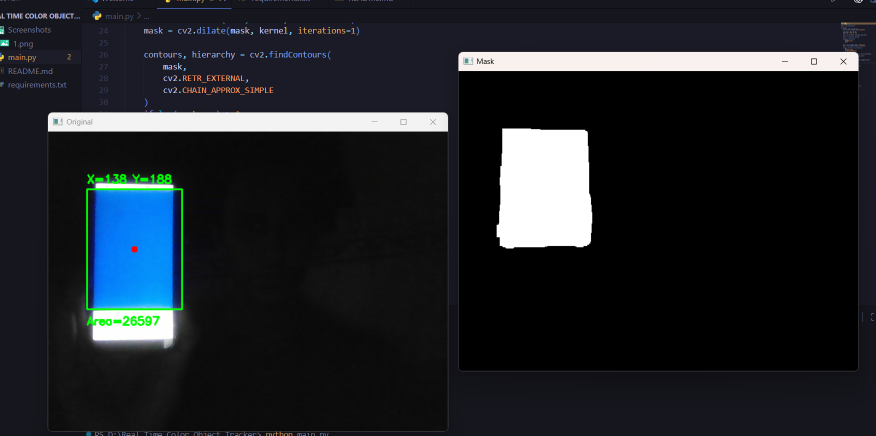
#> input picture image-1.png, 1751 x 871 px, given in place of the camera (shown at 1/2 size)
$ python main.py
#> lines starting #> are read from the running program, lines starting #| are printed output that depends on the picture; after the words box and inside, x2 and y2 are one past the last pixel; in counts of white or black regions, pixels touching at a corner belong together
import cv2
import numpy as np

camera = cv2.VideoCapture(0)

while True:
    success, frame = camera.read()
#> frame is the input picture: shape (871, 1751, 3); mean B, G, R 40.3, 35.4, 31.3
    hsv = cv2.cvtColor(frame, cv2.COLOR_BGR2HSV)
#> hsv: shape (871, 1751, 3); mean H, S, V 45.2, 33.9, 41.9

    lower_blue = (100, 150 ,50)
    upper_blue = (140, 255 ,255)

    mask = cv2.inRange(hsv, lower_blue, upper_blue)
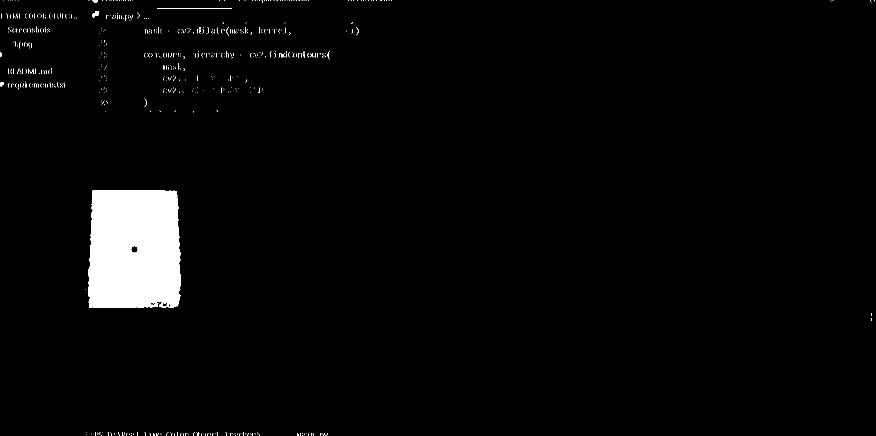
#> mask: shape (871, 1751) (shown at 1/2 size); 2.9% white; 691 white regions (682 under 20 px), largest, box (x1, y1, x2, y2) and area: (176, 381, 362, 616) 41228, (314, 16, 463, 18) 298, (185, 22, 198, 35) 103

    kernel = np.ones((9,9), np.uint8)

    mask = cv2.morphologyEx(
        mask,
        cv2.MORPH_CLOSE,
        kernel
    )
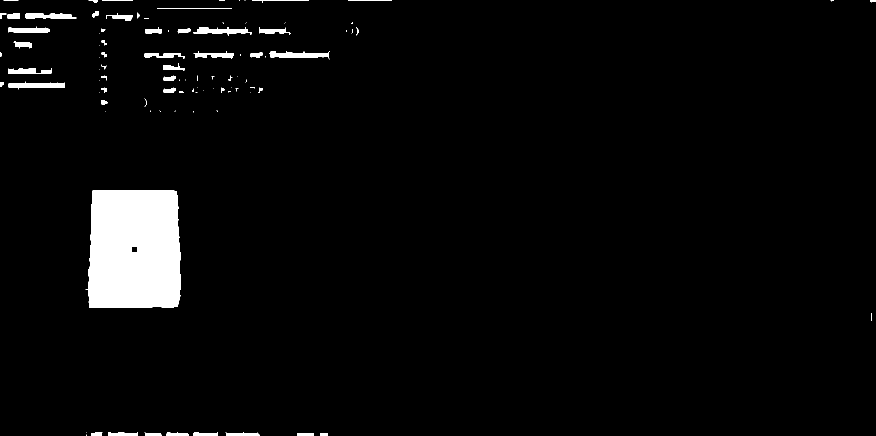
#> mask: shape (871, 1751) (shown at 1/2 size); 3.6% white; 105 white regions (53 under 20 px), largest, box (x1, y1, x2, y2) and area: (171, 381, 362, 616) 41578, (538, 102, 660, 119) 1089, (387, 54, 504, 71) 992

    mask = cv2.erode(mask, kernel, iterations=1)
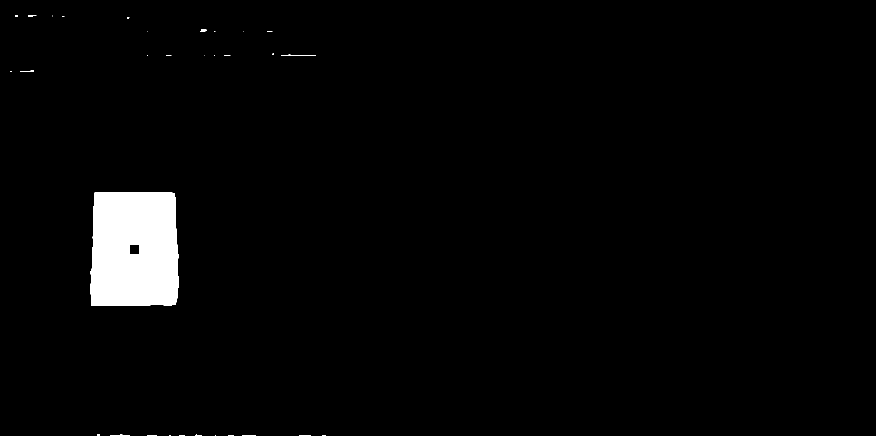
#> mask: shape (871, 1751) (shown at 1/2 size); 2.5% white; 31 white regions (23 under 20 px), largest, box (x1, y1, x2, y2) and area: (181, 385, 358, 612) 37924, (562, 109, 632, 111) 74, (400, 58, 413, 63) 49
    mask = cv2.dilate(mask, kernel, iterations=1)
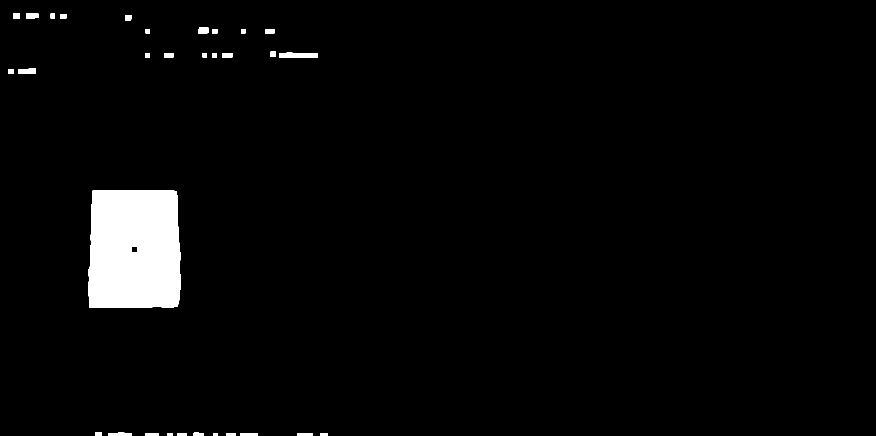
#> mask: shape (871, 1751) (shown at 1/2 size); 3% white; 31 white regions

    contours, hierarchy = cv2.findContours(
        mask,
        cv2.RETR_EXTERNAL,
        cv2.CHAIN_APPROX_SIMPLE
    )
#> contours = 31 contours; largest, box (x1, y1, x2, y2) and area: (177, 381, 362, 616) 41245, (558, 105, 636, 115) 628, (37, 137, 72, 148) 310, (396, 54, 417, 67) 226, (216, 864, 264, 871) 210
    if len(contours) > 0:
        biggest_contour = max(contours, key=cv2.contourArea)
#> biggest_contour = contour of 78 points, box (x1, y1, x2, y2) (177, 381, 362, 616), area 41245

        area = cv2.contourArea(biggest_contour)
#> area = 41245

        if area > 5000:

            x, y, w, h = cv2.boundingRect(biggest_contour)
#> x = 177; y = 381; w = 185; h = 235


            center_x = x + w//2
#> center_x = 269
            center_y = y + h//2
#> center_y = 498

# To green boundary around the blue image
        cv2.rectangle(
            frame,
            (x, y),
            (x+w, y+h),
            (0,255,0),
            2

        )
# To add a red circle in center
        cv2.circle (
            frame,
            (center_x, center_y),
            5,
            (0, 0, 255),
            -1
        )
#> frame: shape (871, 1751, 3); mean B, G, R 40.2, 35.6, 31.3

        cv2.putText(
            frame,
            f"X={center_x} Y={center_y}",
            (x, y-10),
            cv2.FONT_HERSHEY_SIMPLEX,
            0.6,
            (0,255,0),
            2
        )
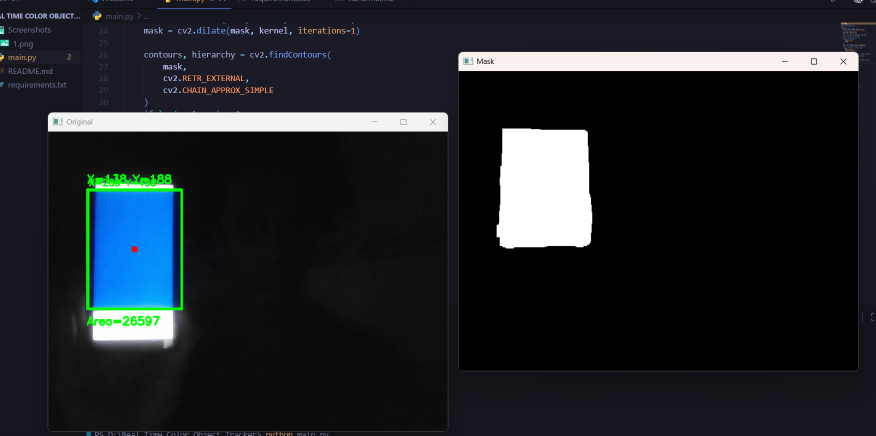
#> frame: shape (871, 1751, 3) (shown at 1/2 size); mean B, G, R 40.1, 35.6, 31.2

        cv2.putText(
            frame,
            f"Area={int(area)}",
            (x, y+h+25),
            cv2.FONT_HERSHEY_SIMPLEX,
            0.6,
            (0,255,0),
            2
        )
#> frame: shape (871, 1751, 3); 0.04% of pixels changed, all inside (x1, y1, x2, y2) = (177, 627, 294, 643)

    cv2.imshow("Original", frame)
    cv2.imshow("Mask", mask)

    if cv2.waitKey(1) == ord('q'):
#> (key q is pressed here)
        break

camera.release()
cv2.destroyAllWindows()

$ run again, on image.png
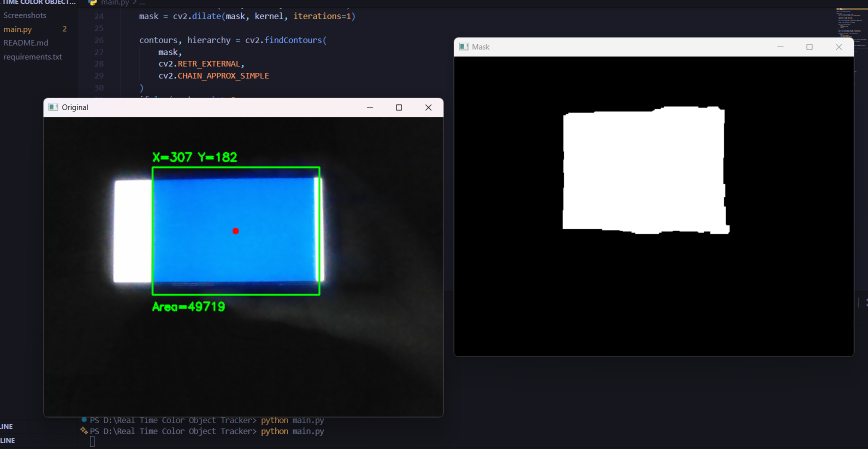
#> input picture image.png, 1735 x 897 px, given in place of the camera (shown at 1/2 size)
#> frame is the input picture: shape (897, 1735, 3); mean B, G, R 53.5, 46.5, 39.1
#> hsv: shape (897, 1735, 3); mean H, S, V 54.9, 41.7, 55.1
#> `mask = cv2.dilate(mask, kernel, iterations=1)`:
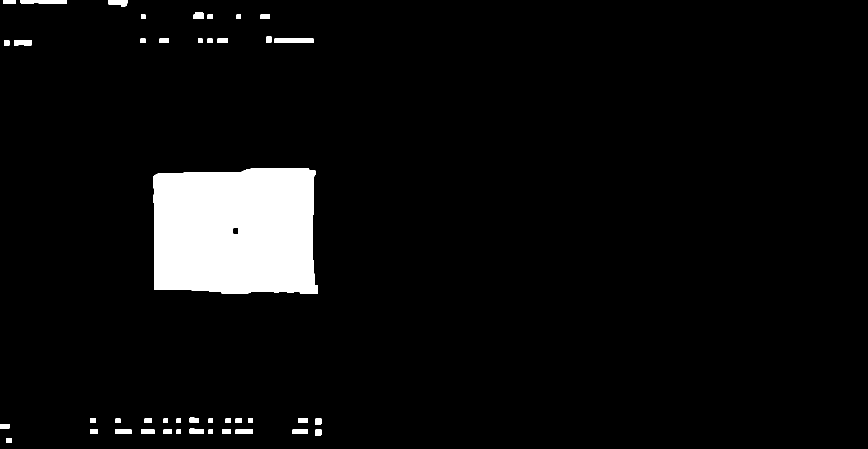
#> mask: shape (897, 1735) (shown at 1/2 size); 5.5% white; 43 white regions
#> contours = 43 contours; largest, box (x1, y1, x2, y2) and area: (307, 337, 636, 587) 76788, (549, 76, 627, 86) 628, (41, 0, 134, 8) 602, (216, 0, 256, 13) 348, (28, 80, 63, 91) 310
#> biggest_contour = contour of 103 points, box (x1, y1, x2, y2) (307, 337, 636, 587), area 76788
#> area = 76787.5
#> x = 307; y = 337; w = 329; h = 250
#> center_x = 471
#> center_y = 462
#> `cv2.putText( frame, f"Area={int(area)}", (x, y+h+25), cv2.FONT_HERSHEY..`:
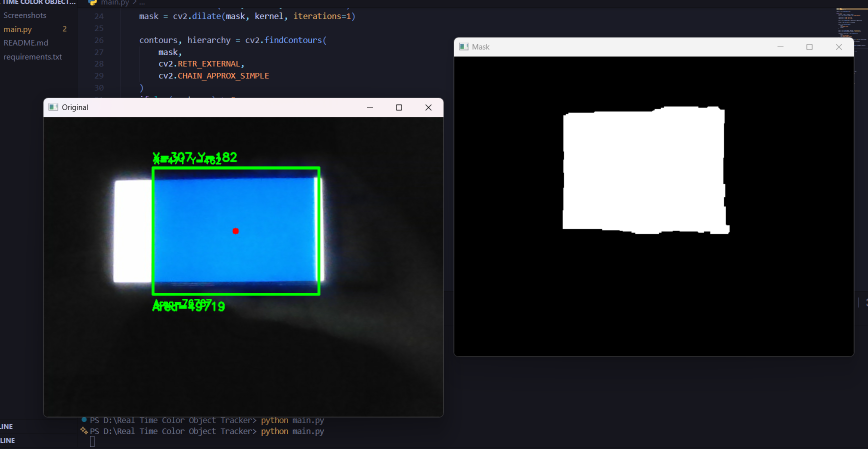
#> frame: shape (897, 1735, 3) (shown at 1/2 size); mean B, G, R 53.3, 46.9, 39
